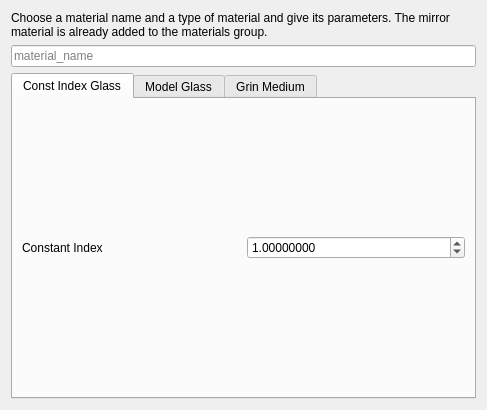
<?xml version="1.0" encoding="UTF-8"?>
<ui version="4.0">
 <class>Dialog</class>
 <widget class="QDialog" name="Dialog">
  <property name="geometry">
   <rect>
    <x>0</x>
    <y>0</y>
    <width>487</width>
    <height>410</height>
   </rect>
  </property>
  <property name="windowTitle">
   <string>Dialog</string>
  </property>
  <layout class="QGridLayout" name="gridLayout">
   <item row="1" column="0">
    <widget class="QLineEdit" name="lineEditName">
     <property name="placeholderText">
      <string>material_name</string>
     </property>
    </widget>
   </item>
   <item row="0" column="0">
    <widget class="QLabel" name="label">
     <property name="text">
      <string>Choose a material name and a type of material and give its parameters. The mirror material is already added to the materials group.</string>
     </property>
     <property name="wordWrap">
      <bool>true</bool>
     </property>
    </widget>
   </item>
   <item row="2" column="0">
    <widget class="QTabWidget" name="tabWidget">
     <property name="currentIndex">
      <number>0</number>
     </property>
     <widget class="QWidget" name="tabConstIndexGlass">
      <attribute name="title">
       <string>Const Index Glass</string>
      </attribute>
      <layout class="QGridLayout" name="gridLayout_2">
       <item row="0" column="1">
        <widget class="QDoubleSpinBox" name="doubleSpinBoxIndex">
         <property name="decimals">
          <number>8</number>
         </property>
         <property name="singleStep">
          <double>0.100000000000000</double>
         </property>
         <property name="value">
          <double>1.000000000000000</double>
         </property>
        </widget>
       </item>
       <item row="0" column="0">
        <widget class="QLabel" name="label_2">
         <property name="text">
          <string>Constant Index</string>
         </property>
        </widget>
       </item>
      </layout>
     </widget>
     <widget class="QWidget" name="tabModelGlass">
      <attribute name="title">
       <string>Model Glass</string>
      </attribute>
      <layout class="QGridLayout" name="gridLayout_3">
       <item row="0" column="1">
        <widget class="QDoubleSpinBox" name="doubleSpinBoxN0">
         <property name="decimals">
          <number>8</number>
         </property>
         <property name="singleStep">
          <double>0.100000000000000</double>
         </property>
         <property name="value">
          <double>1.497496000000000</double>
         </property>
        </widget>
       </item>
       <item row="0" column="0">
        <widget class="QLabel" name="label_3">
         <property name="text">
          <string>Conrady n0</string>
         </property>
        </widget>
       </item>
       <item row="1" column="1">
        <widget class="QDoubleSpinBox" name="doubleSpinBox_A">
         <property name="decimals">
          <number>8</number>
         </property>
         <property name="singleStep">
          <double>0.010000000000000</double>
         </property>
         <property name="value">
          <double>0.010099000000000</double>
         </property>
        </widget>
       </item>
       <item row="2" column="1">
        <widget class="QDoubleSpinBox" name="doubleSpinBox_B">
         <property name="decimals">
          <number>8</number>
         </property>
         <property name="singleStep">
          <double>0.000100000000000</double>
         </property>
         <property name="value">
          <double>0.000328000000000</double>
         </property>
        </widget>
       </item>
       <item row="1" column="0">
        <widget class="QLabel" name="label_4">
         <property name="text">
          <string>Conrady A</string>
         </property>
        </widget>
       </item>
       <item row="2" column="0">
        <widget class="QLabel" name="label_5">
         <property name="text">
          <string>Conrady B</string>
         </property>
        </widget>
       </item>
      </layout>
     </widget>
     <widget class="QWidget" name="tabGrinMedium">
      <attribute name="title">
       <string>Grin Medium</string>
      </attribute>
      <layout class="QGridLayout" name="gridLayout_5">
       <item row="4" column="0">
        <widget class="QLabel" name="label_10">
         <property name="text">
          <string>dn/dz(x, y, z)</string>
         </property>
         <property name="wordWrap">
          <bool>true</bool>
         </property>
        </widget>
       </item>
       <item row="4" column="1">
        <widget class="QComboBox" name="comboBox_FOf_Nz"/>
       </item>
       <item row="2" column="1">
        <widget class="QComboBox" name="comboBox_FOf_Nx"/>
       </item>
       <item row="2" column="0">
        <widget class="QLabel" name="label_8">
         <property name="text">
          <string>dn/dx(x, y, z)</string>
         </property>
         <property name="wordWrap">
          <bool>true</bool>
         </property>
        </widget>
       </item>
       <item row="4" column="2">
        <widget class="QComboBox" name="comboBox_FO_Nz"/>
       </item>
       <item row="3" column="2">
        <widget class="QComboBox" name="comboBox_FO_Ny"/>
       </item>
       <item row="1" column="1">
        <widget class="QComboBox" name="comboBox_FOf_N"/>
       </item>
       <item row="3" column="1">
        <widget class="QComboBox" name="comboBox_FOf_Ny"/>
       </item>
       <item row="1" column="2">
        <widget class="QComboBox" name="comboBox_FO_N"/>
       </item>
       <item row="2" column="2">
        <widget class="QComboBox" name="comboBox_FO_Nx"/>
       </item>
       <item row="1" column="0">
        <widget class="QLabel" name="label_7">
         <property name="text">
          <string>n(x, y, z)</string>
         </property>
         <property name="wordWrap">
          <bool>true</bool>
         </property>
        </widget>
       </item>
       <item row="3" column="0">
        <widget class="QLabel" name="label_9">
         <property name="text">
          <string>dn/dy(x, y, z)</string>
         </property>
         <property name="wordWrap">
          <bool>true</bool>
         </property>
        </widget>
       </item>
       <item row="0" column="1">
        <widget class="QLabel" name="label_11">
         <property name="text">
          <string>Function Name in Function Object</string>
         </property>
         <property name="wordWrap">
          <bool>true</bool>
         </property>
        </widget>
       </item>
       <item row="0" column="2">
        <widget class="QLabel" name="label_12">
         <property name="text">
          <string>Function Object</string>
         </property>
         <property name="wordWrap">
          <bool>true</bool>
         </property>
        </widget>
       </item>
      </layout>
     </widget>
    </widget>
   </item>
  </layout>
 </widget>
 <resources/>
 <connections/>
</ui>
